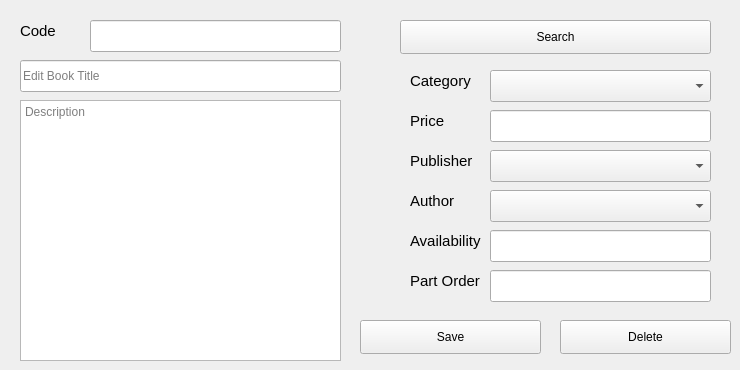
      <widget class="QWidget" name="tab_9">
       <attribute name="title">
        <string>Edit || Delete Book</string>
       </attribute>
       <widget class="QLabel" name="label_9">
        <property name="geometry">
         <rect>
          <x>410</x>
          <y>110</y>
          <width>81</width>
          <height>21</height>
         </rect>
        </property>
        <property name="font">
         <font>
          <pointsize>11</pointsize>
         </font>
        </property>
        <property name="text">
         <string>Price</string>
        </property>
       </widget>
       <widget class="QLineEdit" name="lineEdit_7">
        <property name="geometry">
         <rect>
          <x>90</x>
          <y>20</y>
          <width>251</width>
          <height>32</height>
         </rect>
        </property>
       </widget>
       <widget class="QPushButton" name="pushButton_10">
        <property name="geometry">
         <rect>
          <x>360</x>
          <y>320</y>
          <width>181</width>
          <height>34</height>
         </rect>
        </property>
        <property name="text">
         <string>Save</string>
        </property>
        <property name="icon">
         <iconset>
          <normaloff>icons/save.png</normaloff>icons/save.png</iconset>
        </property>
        <property name="iconSize">
         <size>
          <width>20</width>
          <height>20</height>
         </size>
        </property>
       </widget>
       <widget class="QLabel" name="label_10">
        <property name="geometry">
         <rect>
          <x>20</x>
          <y>20</y>
          <width>121</width>
          <height>21</height>
         </rect>
        </property>
        <property name="font">
         <font>
          <pointsize>11</pointsize>
         </font>
        </property>
        <property name="text">
         <string>Code</string>
        </property>
       </widget>
       <widget class="QLineEdit" name="lineEdit_8">
        <property name="geometry">
         <rect>
          <x>490</x>
          <y>110</y>
          <width>221</width>
          <height>32</height>
         </rect>
        </property>
       </widget>
       <widget class="QLineEdit" name="lineEdit_9">
        <property name="geometry">
         <rect>
          <x>490</x>
          <y>230</y>
          <width>221</width>
          <height>32</height>
         </rect>
        </property>
       </widget>
       <widget class="QLabel" name="label_11">
        <property name="geometry">
         <rect>
          <x>410</x>
          <y>150</y>
          <width>81</width>
          <height>21</height>
         </rect>
        </property>
        <property name="font">
         <font>
          <pointsize>11</pointsize>
         </font>
        </property>
        <property name="text">
         <string>Publisher</string>
        </property>
       </widget>
       <widget class="QLineEdit" name="lineEdit_10">
        <property name="geometry">
         <rect>
          <x>490</x>
          <y>270</y>
          <width>221</width>
          <height>32</height>
         </rect>
        </property>
       </widget>
       <widget class="QLabel" name="label_12">
        <property name="geometry">
         <rect>
          <x>410</x>
          <y>230</y>
          <width>81</width>
          <height>21</height>
         </rect>
        </property>
        <property name="font">
         <font>
          <pointsize>11</pointsize>
         </font>
        </property>
        <property name="text">
         <string>Availability</string>
        </property>
       </widget>
       <widget class="QLabel" name="label_13">
        <property name="geometry">
         <rect>
          <x>410</x>
          <y>70</y>
          <width>81</width>
          <height>21</height>
         </rect>
        </property>
        <property name="font">
         <font>
          <pointsize>11</pointsize>
         </font>
        </property>
        <property name="text">
         <string>Category</string>
        </property>
       </widget>
       <widget class="QLabel" name="label_14">
        <property name="geometry">
         <rect>
          <x>410</x>
          <y>190</y>
          <width>81</width>
          <height>21</height>
         </rect>
        </property>
        <property name="font">
         <font>
          <pointsize>11</pointsize>
         </font>
        </property>
        <property name="text">
         <string>Author</string>
        </property>
       </widget>
       <widget class="QTextEdit" name="textEdit_2">
        <property name="geometry">
         <rect>
          <x>20</x>
          <y>100</y>
          <width>321</width>
          <height>261</height>
         </rect>
        </property>
        <property name="placeholderText">
         <string>Description</string>
        </property>
       </widget>
       <widget class="QComboBox" name="comboBox_5">
        <property name="geometry">
         <rect>
          <x>490</x>
          <y>190</y>
          <width>221</width>
          <height>32</height>
         </rect>
        </property>
       </widget>
       <widget class="QComboBox" name="comboBox_6">
        <property name="geometry">
         <rect>
          <x>490</x>
          <y>150</y>
          <width>221</width>
          <height>32</height>
         </rect>
        </property>
       </widget>
       <widget class="QComboBox" name="comboBox_7">
        <property name="geometry">
         <rect>
          <x>490</x>
          <y>70</y>
          <width>221</width>
          <height>32</height>
         </rect>
        </property>
       </widget>
       <widget class="QLabel" name="label_15">
        <property name="geometry">
         <rect>
          <x>410</x>
          <y>270</y>
          <width>81</width>
          <height>21</height>
         </rect>
        </property>
        <property name="font">
         <font>
          <pointsize>11</pointsize>
         </font>
        </property>
        <property name="text">
         <string>Part Order</string>
        </property>
       </widget>
       <widget class="QLineEdit" name="lineEdit_11">
        <property name="geometry">
         <rect>
          <x>20</x>
          <y>60</y>
          <width>321</width>
          <height>32</height>
         </rect>
        </property>
        <property name="placeholderText">
         <string>Edit Book Title</string>
        </property>
       </widget>
       <widget class="QPushButton" name="pushButton_11">
        <property name="geometry">
         <rect>
          <x>400</x>
          <y>20</y>
          <width>311</width>
          <height>34</height>
         </rect>
        </property>
        <property name="text">
         <string>Search</string>
        </property>
        <property name="icon">
         <iconset>
          <normaloff>icons/search.png</normaloff>icons/search.png</iconset>
        </property>
        <property name="iconSize">
         <size>
          <width>20</width>
          <height>20</height>
         </size>
        </property>
       </widget>
       <widget class="QPushButton" name="pushButton_13">
        <property name="geometry">
         <rect>
          <x>560</x>
          <y>320</y>
          <width>171</width>
          <height>34</height>
         </rect>
        </property>
        <property name="text">
         <string>Delete</string>
        </property>
        <property name="icon">
         <iconset>
          <normaloff>icons/delete.png</normaloff>icons/delete.png</iconset>
        </property>
        <property name="iconSize">
         <size>
          <width>20</width>
          <height>20</height>
         </size>
        </property>
       </widget>
      </widget>
